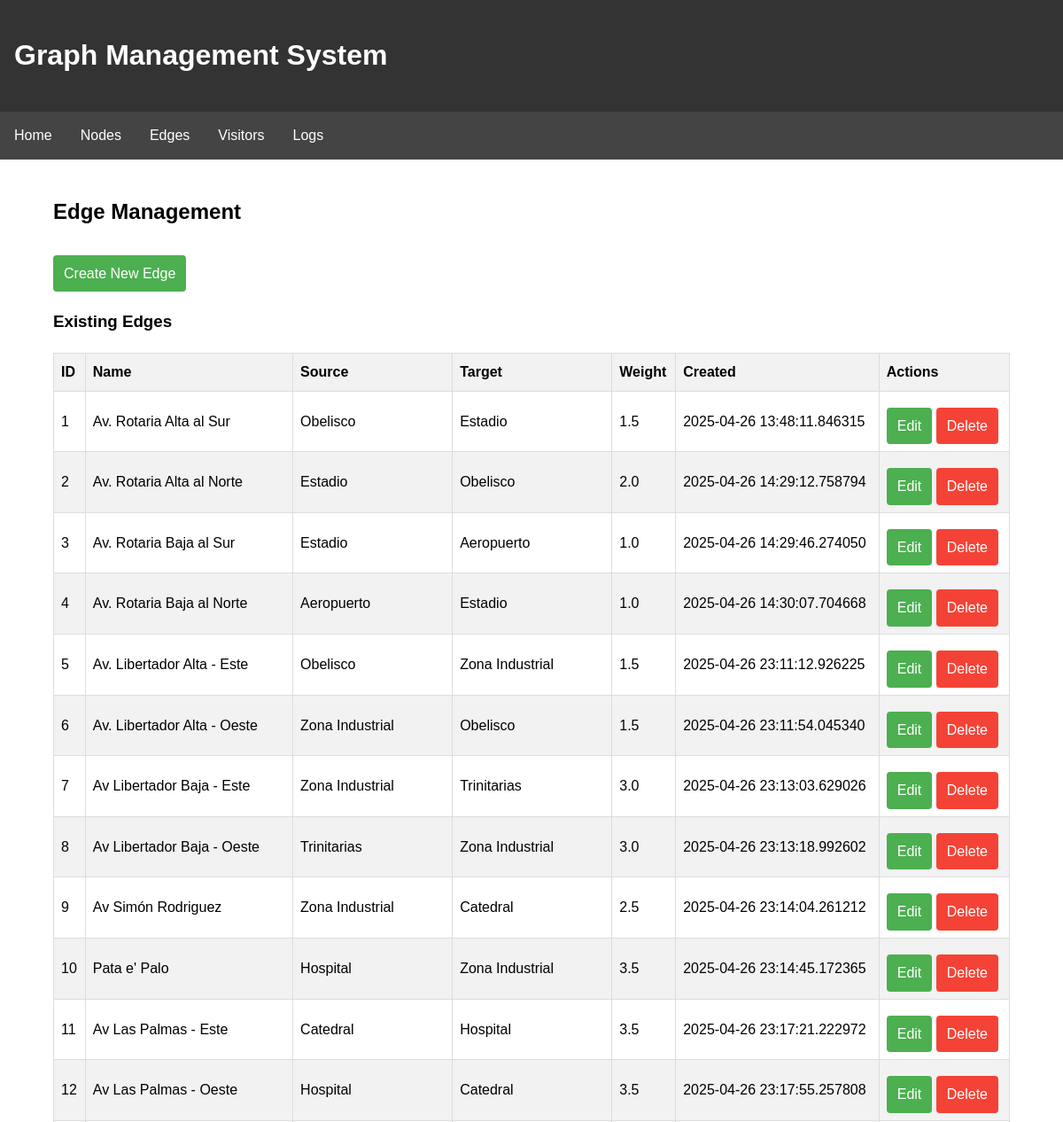
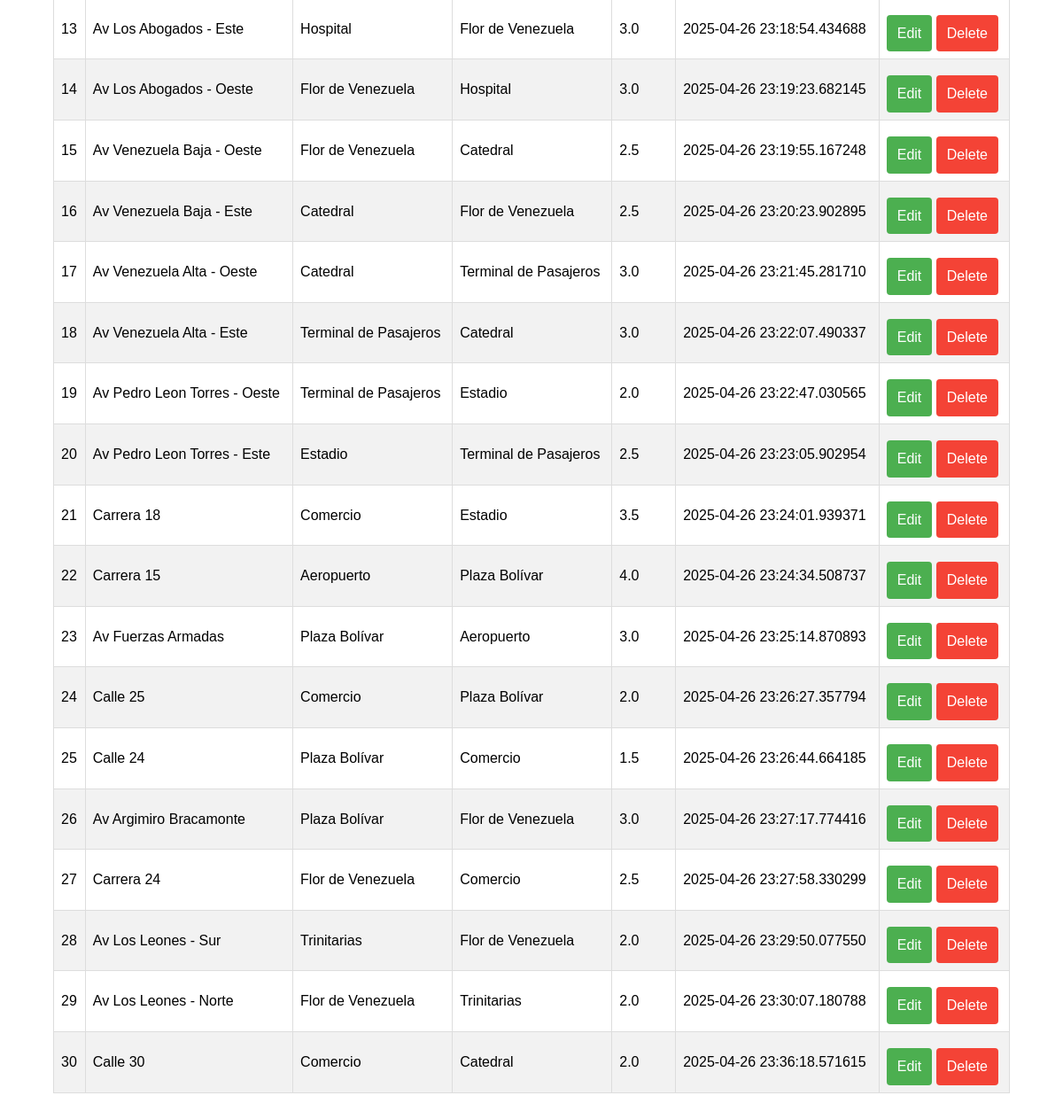
The page /edges on the database its author committed (2 pictures, top to bottom).
### backend/models.py (models this page shows, shortened)
class Edge(db.Model):
    __tablename__ = 'edges'
    id = db.Column(db.Integer, primary_key=True)
    source_id = db.Column(db.Integer, db.ForeignKey('nodes.id'), nullable=False)
    target_id = db.Column(db.Integer, db.ForeignKey('nodes.id'), nullable=False)
    name = db.Column(db.String(100), nullable=False)
    weight = db.Column(db.Float, default=1.0)
    created_at = db.Column(db.DateTime, default=datetime.utcnow)
    updated_at = db.Column(db.DateTime, default=datetime.utcnow, onupdate=datetime.utcnow)
    __table_args__ = (db.UniqueConstraint('source_id', 'target_id', name='_source_target_uc'),)

class Node(db.Model):
    __tablename__ = 'nodes'
    id = db.Column(db.Integer, primary_key=True)
    name = db.Column(db.String(100), nullable=False, unique=True)
    description = db.Column(db.Text, nullable=True)
    created_at = db.Column(db.DateTime, default=datetime.utcnow)
    updated_at = db.Column(db.DateTime, default=datetime.utcnow, onupdate=datetime.utcnow)
    outgoing_edges = db.relationship('Edge', backref='source', foreign_keys='Edge.source_id', cascade='all, delete-orphan')
    incoming_edges = db.relationship('Edge', backref='target', foreign_keys='Edge.target_id', cascade='all, delete-orphan')
    visitors = db.relationship('Visitor', backref='current_node', cascade='all, delete-orphan')

### integrated_app.py (the view)
@app.route('/edges')
def edges_page():
    edges = Edge.query.all()
    return render_template('edges.html', edges=edges)

### templates/edges.html (shortened to what this page needs)
{% extends "base.html" %}
{% block content %}
    <h2>Edge Management</h2>
    <a href="/edges/new" class="btn">Create New Edge</a>
    {% if edges %}
        <h3>Existing Edges</h3>
        <table>
            <thead>
                <tr>
                    <th>ID</th>
                    <th>Name</th>
                    <th>Source</th>
                    <th>Target</th>
                    <th>Weight</th>
                    <th>Created</th>
                    <th>Actions</th>
                </tr>
            </thead>
            <tbody>
                {% for edge in edges %}
                <tr>
                    <td>{{ edge.id }}</td>
                    <td>{{ edge.name }}</td>
                    <td>{{ edge.source.name }}</td>
                    <td>{{ edge.target.name }}</td>
                    <td>{{ edge.weight }}</td>
                    <td>{{ edge.created_at }}</td>
                    <td>
                        <a href="/edges/{{ edge.id }}/edit" class="btn">Edit</a>
                        <a href="/edges/{{ edge.id }}/delete" class="btn btn-danger" onclick="return confirm('Are you sure you want to delete this edge?')">Delete</a>
                    </td>
                </tr>
                {% endfor %}
            </tbody>
        </table>
    {% else %}
        <p>No edges found. Create your first edge to get started.</p>
    {% endif %}
{% endblock %}

### templates/base.html (style rules this page uses)
body { font-family: Arial, sans-serif; margin: 0; padding: 0; line-height: 1.6; }
table { border-collapse: collapse; width: 100%; margin-top: 20px; }
th, td { text-align: left; padding: 8px; border: 1px solid #ddd; }
th { background-color: #f2f2f2; }
tr:nth-child(even) { background-color: #f2f2f2; }
.btn { display: inline-block; padding: 8px 12px; background-color: #4CAF50; color: white; text-decoration: none; border-radius: 4px; margin-top: 10px; }
.btn-danger { background-color: #f44336; }

### rows shown on the page
Edge: id "1", name "Av. Rotaria Alta al Sur", source.name "Obelisco", target.name "Estadio", weight "1.5", created_at "2025-04-26 13:48:11.846315"
Edge: id "2", name "Av. Rotaria Alta al Norte", source.name "Estadio", target.name "Obelisco", weight "2.0", created_at "2025-04-26 14:29:12.758794"
Edge: id "3", name "Av. Rotaria Baja al Sur", source.name "Estadio", target.name "Aeropuerto", weight "1.0", created_at "2025-04-26 14:29:46.274050"
Edge: id "4", name "Av. Rotaria Baja al Norte", source.name "Aeropuerto", target.name "Estadio", weight "1.0", created_at "2025-04-26 14:30:07.704668"
Edge: id "5", name "Av. Libertador Alta - Este", source.name "Obelisco", target.name "Zona Industrial", weight "1.5", created_at "2025-04-26 23:11:12.926225"
Edge: id "6", name "Av. Libertador Alta - Oeste", source.name "Zona Industrial", target.name "Obelisco", weight "1.5", created_at "2025-04-26 23:11:54.045340"
Edge: id "7", name "Av Libertador Baja - Este", source.name "Zona Industrial", target.name "Trinitarias", weight "3.0", created_at "2025-04-26 23:13:03.629026"
Edge: id "8", name "Av Libertador Baja - Oeste", source.name "Trinitarias", target.name "Zona Industrial", weight "3.0", created_at "2025-04-26 23:13:18.992602"
Edge: id "9", name "Av Simón Rodriguez", source.name "Zona Industrial", target.name "Catedral", weight "2.5", created_at "2025-04-26 23:14:04.261212"
Edge: id "10", name "Pata e' Palo", source.name "Hospital", target.name "Zona Industrial", weight "3.5", created_at "2025-04-26 23:14:45.172365"
Edge: id "11", name "Av Las Palmas - Este", source.name "Catedral", target.name "Hospital", weight "3.5", created_at "2025-04-26 23:17:21.222972"
Edge: id "12", name "Av Las Palmas - Oeste", source.name "Hospital", target.name "Catedral", weight "3.5", created_at "2025-04-26 23:17:55.257808"
Edge: id "13", name "Av Los Abogados - Este", source.name "Hospital", target.name "Flor de Venezuela", weight "3.0", created_at "2025-04-26 23:18:54.434688"
Edge: id "14", name "Av Los Abogados - Oeste", source.name "Flor de Venezuela", target.name "Hospital", weight "3.0", created_at "2025-04-26 23:19:23.682145"
Edge: id "15", name "Av Venezuela Baja - Oeste", source.name "Flor de Venezuela", target.name "Catedral", weight "2.5", created_at "2025-04-26 23:19:55.167248"
Edge: id "16", name "Av Venezuela Baja - Este", source.name "Catedral", target.name "Flor de Venezuela", weight "2.5", created_at "2025-04-26 23:20:23.902895"
Edge: id "17", name "Av Venezuela Alta - Oeste", source.name "Catedral", target.name "Terminal de Pasajeros", weight "3.0", created_at "2025-04-26 23:21:45.281710"
Edge: id "18", name "Av Venezuela Alta - Este", source.name "Terminal de Pasajeros", target.name "Catedral", weight "3.0", created_at "2025-04-26 23:22:07.490337"
Edge: id "19", name "Av Pedro Leon Torres - Oeste", source.name "Terminal de Pasajeros", target.name "Estadio", weight "2.0", created_at "2025-04-26 23:22:47.030565"
Edge: id "20", name "Av Pedro Leon Torres - Este", source.name "Estadio", target.name "Terminal de Pasajeros", weight "2.5", created_at "2025-04-26 23:23:05.902954"
Edge: id "21", name "Carrera 18", source.name "Comercio", target.name "Estadio", weight "3.5", created_at "2025-04-26 23:24:01.939371"
Edge: id "22", name "Carrera 15", source.name "Aeropuerto", target.name "Plaza Bolívar", weight "4.0", created_at "2025-04-26 23:24:34.508737"
Edge: id "23", name "Av Fuerzas Armadas", source.name "Plaza Bolívar", target.name "Aeropuerto", weight "3.0", created_at "2025-04-26 23:25:14.870893"
Edge: id "24", name "Calle 25", source.name "Comercio", target.name "Plaza Bolívar", weight "2.0", created_at "2025-04-26 23:26:27.357794"
Edge: id "25", name "Calle 24", source.name "Plaza Bolívar", target.name "Comercio", weight "1.5", created_at "2025-04-26 23:26:44.664185"
Edge: id "26", name "Av Argimiro Bracamonte", source.name "Plaza Bolívar", target.name "Flor de Venezuela", weight "3.0", created_at "2025-04-26 23:27:17.774416"
Edge: id "27", name "Carrera 24", source.name "Flor de Venezuela", target.name "Comercio", weight "2.5", created_at "2025-04-26 23:27:58.330299"
Edge: id "28", name "Av Los Leones - Sur", source.name "Trinitarias", target.name "Flor de Venezuela", weight "2.0", created_at "2025-04-26 23:29:50.077550"
Edge: id "29", name "Av Los Leones - Norte", source.name "Flor de Venezuela", target.name "Trinitarias", weight "2.0", created_at "2025-04-26 23:30:07.180788"
Edge: id "30", name "Calle 30", source.name "Comercio", target.name "Catedral", weight "2.0", created_at "2025-04-26 23:36:18.571615"
